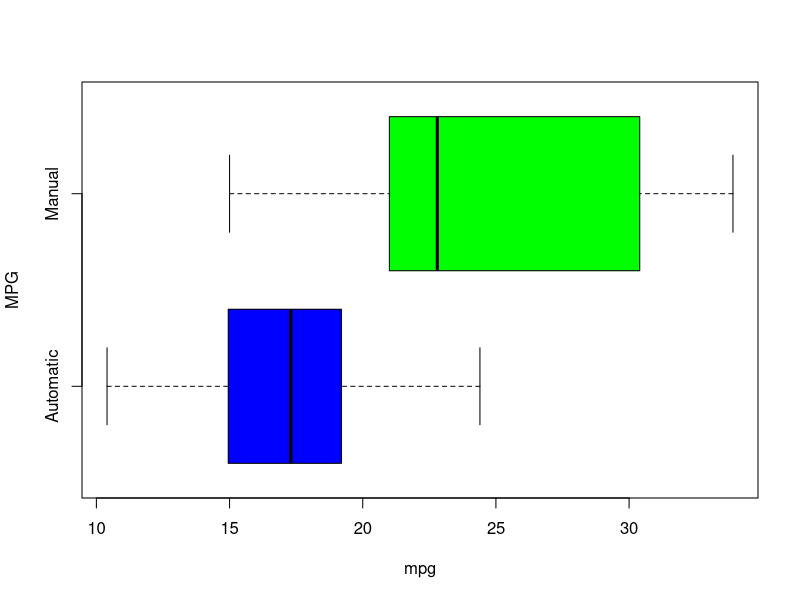
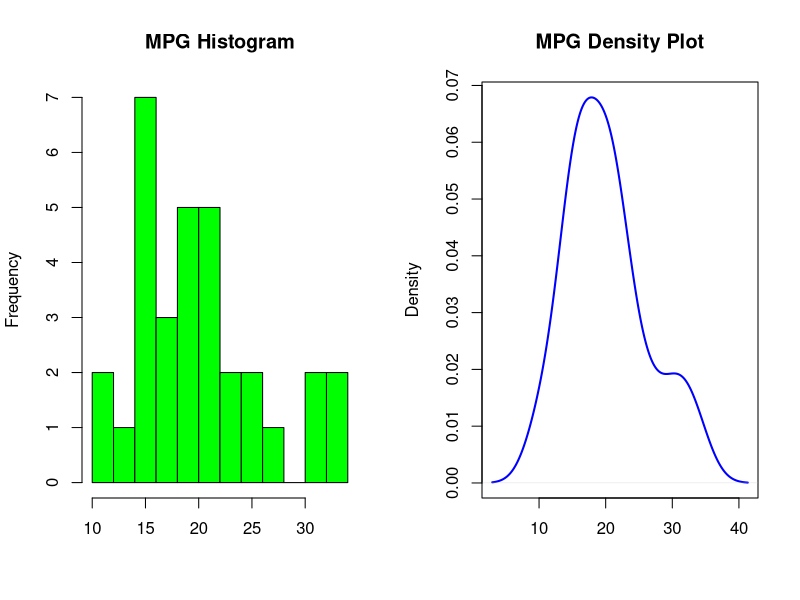
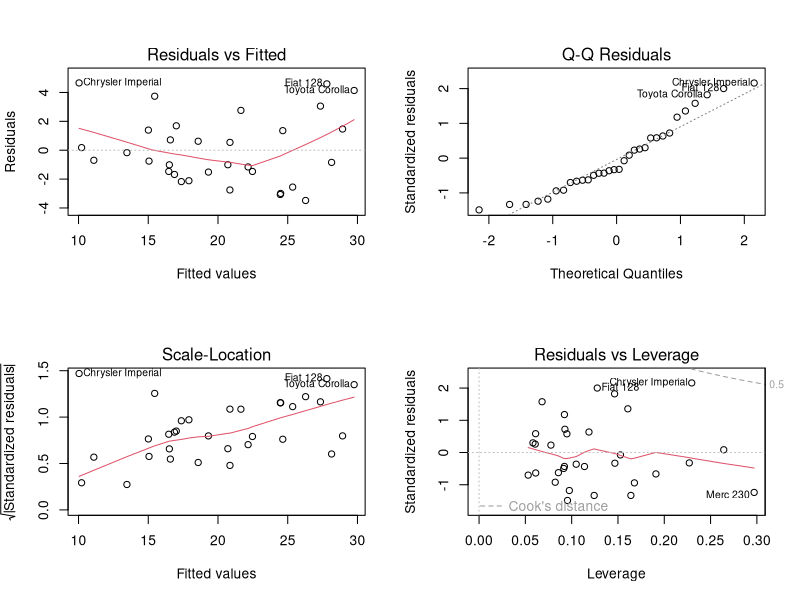

These charts were generated, in order, by the following R code:
## ---- chunk 1
    suppressWarnings(library(ggplot2));
## ---- chunk 2
#   Set Working Directory
    setwd("~/Data Science/07 Regression Models");
#   Read "mtcars" Data
    data(mtcars);
## ---- chunk 3
#   Box Plot: MPG vs Transmission Type
    boxplot(mpg~am, data=mtcars, col=c("blue", "green"), ylab="MPG", horizontal=T, mar=0,
        names=c("Automatic", "Manual"));
## ---- chunk 4
#   Aggregate Data & Calculated Mean for MPG & Transmission Type
    Mean <- aggregate(mpg~am, data=mtcars, mean);
    Mean[2, ] - Mean[1, ];  # Calculate Mean Difference

#   Two Sample T-Test
    Automatic <- mtcars[mtcars$am==1, ];
    Manual <- mtcars[mtcars$am==0, ];
    MeansTest <- t.test(Automatic$mpg, Manual$mpg);
    MeansTest[3];
## ---- chunk 5
#   Correlation "mpg" Relative to Remaining Variables
    CorMatrix <- cor(mtcars)[1, ];
    CorMatrix;
## ---- chunk 6
#   Linear Regression
    LRegression <- lm(mpg~am, data=mtcars);
    summary(LRegression);
## ---- chunk 7
#   Stepwise Multivariate Regression
    MRegression <- step(lm(data=mtcars, mpg ~ .), trace=0, steps=10000);
    summary(MRegression);
## ---- chunk 8
#   Comparison: Linear vs Multivariate Regression
    anova(LRegression, MRegression);
## ---- chunk 9
#   MGP Histogram & Density Plot
    par(mfrow = c(1,2));
    h<-hist(mtcars$mpg, breaks=10, col="green", xlab="", main="MPG Histogram");
    dPlot <- density(mtcars$mpg);
    plot(dPlot, xlab="", ylab="Density", main="MPG Density Plot", col="blue", lwd=2);
## ---- chunk 10
#   Plots: Residuals vs Fitted, Scale-Location, Normal Q-Q, & Residuals vs Leverage
    par(mfrow = c(2,2));
    plot(MRegression, mar=0);
